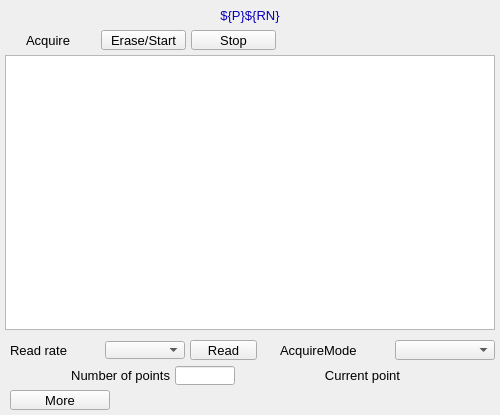
<?xml version="1.0" ?>
<ui version="4.0">
  <class>Dialog</class>
  <widget class="QWidget" name="screen">
    <property name="geometry">
      <rect>
        <x>370</x>
        <y>223</y>
        <width>500</width>
        <height>415</height>
      </rect>
    </property>
    <property name="styleSheet">
      <string notr="true">QWidget#screen {
  color: rgb(0, 0, 0);
  background-color: rgb(187, 187, 187);
  }</string>
    </property>
    <property name="windowTitle">
      <string>NDStatsTimeSeriesPlot</string>
    </property>
    <widget class="PyDMWaveformPlot" name="cartesian_plot">
      <property name="geometry">
        <rect>
          <x>5</x>
          <y>55</y>
          <width>490</width>
          <height>275</height>
        </rect>
      </property>
      <property name="toolTip">
        <string>cartesian_plot</string>
      </property>
      <property name="title" stdset="0">
        <string>$(P)$(RN) Time Series</string>
      </property>
      <property name="xLabels">
        <stringlist>
          <string>Time {s}</string>
        </stringlist>
      </property>
      <property name="yLabels">
        <stringlist>
          <string>${P}${RN}</string>
        </stringlist>
      </property>
      <property name="curves" stdset="0">
        <stringlist>
          <string>{&quot;name&quot;: &quot;curve 1&quot;, &quot;x_channel&quot;: &quot;ca://${prefix}TSTimeAxis&quot;, &quot;y_channel&quot;: &quot;ca://${P}${RN}&quot;, &quot;color&quot;: &quot;#4b6ec7&quot;, &quot;lineStyle&quot;: 1, &quot;lineWidth&quot;: 1, &quot;symbolSize&quot;: 10, &quot;redraw_mode&quot;: 2, &quot;block_size&quot;: 1200}</string>
        </stringlist>
      </property>
      <property name="axisColor" stdset="0">
        <color>
          <red>0</red>
          <green>0</green>
          <blue>0</blue>
        </color>
      </property>
      <property name="backgroundColor" stdset="0">
        <color>
          <red>218</red>
          <green>218</green>
          <blue>218</blue>
        </color>
      </property>
    </widget>
    <widget class="PyDMFrame" name="composite">
      <property name="geometry">
        <rect>
          <x>0</x>
          <y>5</y>
          <width>500</width>
          <height>45</height>
        </rect>
      </property>
      <widget class="QLabel" name="text">
        <property name="geometry">
          <rect>
            <x>0</x>
            <y>0</y>
            <width>500</width>
            <height>20</height>
          </rect>
        </property>
        <property name="text">
          <string>${P}${RN}</string>
        </property>
        <property name="font" stdset="0">
          <font>
            <pointsize>10</pointsize>
          </font>
        </property>
        <property name="brush" stdset="0">
          <brush brushstyle="SolidPattern">
            <color alpha="255">
              <red>10</red>
              <green>0</green>
              <blue>184</blue>
            </color>
          </brush>
        </property>
        <property name="toolTip">
          <string>text</string>
        </property>
        <property name="alignment">
          <set>Qt::AlignCenter</set>
        </property>
        <property name="styleSheet">
          <string notr="true">QLabel#text {
  color: rgb(10, 0, 184);
  }</string>
        </property>
      </widget>
      <widget class="PyDMLabel" name="text_update">
        <property name="geometry">
          <rect>
            <x>282</x>
            <y>26</y>
            <width>100</width>
            <height>18</height>
          </rect>
        </property>
        <property name="toolTip">
          <string>PV: ${prefix}TSAcquiring</string>
        </property>
        <property name="channel" stdset="0">
          <string>ca://${prefix}TSAcquiring</string>
        </property>
        <property name="displayFormat" stdset="0">
          <enum>PyDMLabel::String</enum>
        </property>
        <property name="font" stdset="0">
          <font>
            <pointsize>10</pointsize>
          </font>
        </property>
        <property name="alignment">
          <set>Qt::AlignLeading|Qt::AlignLeft|Qt::AlignVCenter</set>
        </property>
        <property name="textInteractionFlags">
          <set>Qt::TextSelectableByKeyboard|Qt::TextSelectableByMouse</set>
        </property>
        <property name="styleSheet">
          <string notr="true">PyDMLabel#text_update {
  color: rgb(10, 0, 184);
  background-color: rgb(70, 70, 70);
  }</string>
        </property>
      </widget>
      <widget class="PyDMPushButton" name="message_button">
        <property name="geometry">
          <rect>
            <x>191</x>
            <y>25</y>
            <width>85</width>
            <height>20</height>
          </rect>
        </property>
        <property name="text">
          <string>Stop</string>
        </property>
        <property name="font" stdset="0">
          <font>
            <pointsize>10</pointsize>
          </font>
        </property>
        <property name="toolTip">
          <string>${prefix}TSAcquire</string>
        </property>
        <property name="channel" stdset="0">
          <string>ca://${prefix}TSAcquire</string>
        </property>
        <property name="pressValue" stdset="0">
          <string>0</string>
        </property>
        <property name="styleSheet">
          <string notr="true">PyDMPushButton#message_button {
  color: rgb(0, 0, 0);
  background-color: rgb(115, 223, 255);
  }</string>
        </property>
      </widget>
      <widget class="PyDMPushButton" name="message_button_1">
        <property name="geometry">
          <rect>
            <x>101</x>
            <y>25</y>
            <width>85</width>
            <height>20</height>
          </rect>
        </property>
        <property name="text">
          <string>Erase/Start</string>
        </property>
        <property name="font" stdset="0">
          <font>
            <pointsize>10</pointsize>
          </font>
        </property>
        <property name="toolTip">
          <string>${prefix}TSAcquire</string>
        </property>
        <property name="channel" stdset="0">
          <string>ca://${prefix}TSAcquire</string>
        </property>
        <property name="pressValue" stdset="0">
          <string>1</string>
        </property>
        <property name="styleSheet">
          <string notr="true">PyDMPushButton#message_button_1 {
  color: rgb(0, 0, 0);
  background-color: rgb(115, 223, 255);
  }</string>
        </property>
      </widget>
      <widget class="QLabel" name="text_1">
        <property name="geometry">
          <rect>
            <x>26</x>
            <y>25</y>
            <width>70</width>
            <height>20</height>
          </rect>
        </property>
        <property name="text">
          <string>Acquire</string>
        </property>
        <property name="font" stdset="0">
          <font>
            <pointsize>10</pointsize>
          </font>
        </property>
        <property name="brush" stdset="0">
          <brush brushstyle="SolidPattern">
            <color alpha="255">
              <red>0</red>
              <green>0</green>
              <blue>0</blue>
            </color>
          </brush>
        </property>
        <property name="toolTip">
          <string>text_1</string>
        </property>
        <property name="alignment">
          <set>Qt::AlignLeading|Qt::AlignLeft|Qt::AlignVCenter</set>
        </property>
        <property name="styleSheet">
          <string notr="true">QLabel#text_1 {
  color: rgb(0, 0, 0);
  }</string>
        </property>
      </widget>
    </widget>
    <widget class="PyDMEnumComboBox" name="menu">
      <property name="geometry">
        <rect>
          <x>395</x>
          <y>340</y>
          <width>100</width>
          <height>20</height>
        </rect>
      </property>
      <property name="toolTip">
        <string>${prefix}TSAcquireMode</string>
      </property>
      <property name="channel" stdset="0">
        <string>ca://${prefix}TSAcquireMode</string>
      </property>
      <property name="font" stdset="0">
        <font>
          <pointsize>10</pointsize>
        </font>
      </property>
      <property name="styleSheet">
        <string notr="true">PyDMEnumComboBox#menu {
  color: rgb(0, 0, 0);
  background-color: rgb(115, 223, 255);
  }</string>
      </property>
    </widget>
    <widget class="QLabel" name="text_2">
      <property name="geometry">
        <rect>
          <x>280</x>
          <y>340</y>
          <width>110</width>
          <height>20</height>
        </rect>
      </property>
      <property name="text">
        <string>AcquireMode</string>
      </property>
      <property name="font" stdset="0">
        <font>
          <pointsize>10</pointsize>
        </font>
      </property>
      <property name="brush" stdset="0">
        <brush brushstyle="SolidPattern">
          <color alpha="255">
            <red>0</red>
            <green>0</green>
            <blue>0</blue>
          </color>
        </brush>
      </property>
      <property name="toolTip">
        <string>text_2</string>
      </property>
      <property name="alignment">
        <set>Qt::AlignLeading|Qt::AlignLeft|Qt::AlignVCenter</set>
      </property>
      <property name="styleSheet">
        <string notr="true">QLabel#text_2 {
  color: rgb(0, 0, 0);
  }</string>
      </property>
    </widget>
    <widget class="PyDMPushButton" name="message_button_2">
      <property name="geometry">
        <rect>
          <x>190</x>
          <y>340</y>
          <width>67</width>
          <height>20</height>
        </rect>
      </property>
      <property name="text">
        <string>Read</string>
      </property>
      <property name="font" stdset="0">
        <font>
          <pointsize>10</pointsize>
        </font>
      </property>
      <property name="toolTip">
        <string>${prefix}TSRead</string>
      </property>
      <property name="channel" stdset="0">
        <string>ca://${prefix}TSRead</string>
      </property>
      <property name="pressValue" stdset="0">
        <string>1</string>
      </property>
      <property name="styleSheet">
        <string notr="true">PyDMPushButton#message_button_2 {
  color: rgb(0, 0, 0);
  background-color: rgb(115, 223, 255);
  }</string>
      </property>
    </widget>
    <widget class="PyDMEnumComboBox" name="menu_1">
      <property name="geometry">
        <rect>
          <x>105</x>
          <y>341</y>
          <width>80</width>
          <height>18</height>
        </rect>
      </property>
      <property name="toolTip">
        <string>${prefix}TSRead.SCAN</string>
      </property>
      <property name="channel" stdset="0">
        <string>ca://${prefix}TSRead.SCAN</string>
      </property>
      <property name="font" stdset="0">
        <font>
          <pointsize>10</pointsize>
        </font>
      </property>
      <property name="styleSheet">
        <string notr="true">PyDMEnumComboBox#menu_1 {
  color: rgb(0, 0, 0);
  background-color: rgb(115, 223, 255);
  }</string>
      </property>
    </widget>
    <widget class="QLabel" name="text_3">
      <property name="geometry">
        <rect>
          <x>10</x>
          <y>340</y>
          <width>90</width>
          <height>20</height>
        </rect>
      </property>
      <property name="text">
        <string>Read rate</string>
      </property>
      <property name="font" stdset="0">
        <font>
          <pointsize>10</pointsize>
        </font>
      </property>
      <property name="brush" stdset="0">
        <brush brushstyle="SolidPattern">
          <color alpha="255">
            <red>0</red>
            <green>0</green>
            <blue>0</blue>
          </color>
        </brush>
      </property>
      <property name="toolTip">
        <string>text_3</string>
      </property>
      <property name="alignment">
        <set>Qt::AlignLeading|Qt::AlignLeft|Qt::AlignVCenter</set>
      </property>
      <property name="styleSheet">
        <string notr="true">QLabel#text_3 {
  color: rgb(0, 0, 0);
  }</string>
      </property>
    </widget>
    <widget class="QLabel" name="text_4">
      <property name="geometry">
        <rect>
          <x>10</x>
          <y>365</y>
          <width>160</width>
          <height>20</height>
        </rect>
      </property>
      <property name="text">
        <string>Number of points</string>
      </property>
      <property name="font" stdset="0">
        <font>
          <pointsize>10</pointsize>
        </font>
      </property>
      <property name="brush" stdset="0">
        <brush brushstyle="SolidPattern">
          <color alpha="255">
            <red>0</red>
            <green>0</green>
            <blue>0</blue>
          </color>
        </brush>
      </property>
      <property name="toolTip">
        <string>text_4</string>
      </property>
      <property name="alignment">
        <set>Qt::AlignRight|Qt::AlignTrailing|Qt::AlignVCenter</set>
      </property>
      <property name="styleSheet">
        <string notr="true">QLabel#text_4 {
  color: rgb(0, 0, 0);
  }</string>
      </property>
    </widget>
    <widget class="PyDMLineEdit" name="text_entry">
      <property name="geometry">
        <rect>
          <x>175</x>
          <y>366</y>
          <width>60</width>
          <height>19</height>
        </rect>
      </property>
      <property name="channel" stdset="0">
        <string>ca://${prefix}TSNumPoints</string>
      </property>
      <property name="toolTip">
        <string>${prefix}TSNumPoints</string>
      </property>
      <property name="font" stdset="0">
        <font>
          <pointsize>10</pointsize>
        </font>
      </property>
      <property name="styleSheet">
        <string notr="true">PyDMLineEdit#text_entry {
  color: rgb(0, 0, 0);
  background-color: rgb(115, 223, 255);
  border: 1px solid black;
  margin: 0px;
  padding: 0px;
  spacing: 0px;
  }</string>
      </property>
    </widget>
    <widget class="QLabel" name="text_5">
      <property name="geometry">
        <rect>
          <x>270</x>
          <y>365</y>
          <width>130</width>
          <height>20</height>
        </rect>
      </property>
      <property name="text">
        <string>Current point</string>
      </property>
      <property name="font" stdset="0">
        <font>
          <pointsize>10</pointsize>
        </font>
      </property>
      <property name="brush" stdset="0">
        <brush brushstyle="SolidPattern">
          <color alpha="255">
            <red>0</red>
            <green>0</green>
            <blue>0</blue>
          </color>
        </brush>
      </property>
      <property name="toolTip">
        <string>text_5</string>
      </property>
      <property name="alignment">
        <set>Qt::AlignRight|Qt::AlignTrailing|Qt::AlignVCenter</set>
      </property>
      <property name="styleSheet">
        <string notr="true">QLabel#text_5 {
  color: rgb(0, 0, 0);
  }</string>
      </property>
    </widget>
    <widget class="PyDMLabel" name="text_update_1">
      <property name="geometry">
        <rect>
          <x>405</x>
          <y>366</y>
          <width>90</width>
          <height>18</height>
        </rect>
      </property>
      <property name="toolTip">
        <string>PV: ${prefix}TSCurrentPoint</string>
      </property>
      <property name="channel" stdset="0">
        <string>ca://${prefix}TSCurrentPoint</string>
      </property>
      <property name="font" stdset="0">
        <font>
          <pointsize>10</pointsize>
        </font>
      </property>
      <property name="alignment">
        <set>Qt::AlignLeading|Qt::AlignLeft|Qt::AlignVCenter</set>
      </property>
      <property name="textInteractionFlags">
        <set>Qt::TextSelectableByKeyboard|Qt::TextSelectableByMouse</set>
      </property>
      <property name="styleSheet">
        <string notr="true">PyDMLabel#text_update_1 {
  color: rgb(10, 0, 184);
  background-color: rgb(187, 187, 187);
  }</string>
      </property>
    </widget>
    <widget class="PyDMRelatedDisplayButton" name="related_display">
      <property name="geometry">
        <rect>
          <x>10</x>
          <y>390</y>
          <width>100</width>
          <height>20</height>
        </rect>
      </property>
      <property name="toolTip">
        <string>More</string>
      </property>
      <property name="text">
        <string>More</string>
      </property>
      <property name="showIcon" stdset="0">
        <bool>true</bool>
      </property>
      <property name="font" stdset="0">
        <font>
          <pointsize>10</pointsize>
        </font>
      </property>
      <property name="styleSheet">
        <string notr="true">PyDMRelatedDisplayButton#related_display {
  color: rgb(0, 0, 0);
  background-color: rgb(115, 223, 255);
  }</string>
      </property>
      <property name="titles" stdset="0">
        <stringlist>
          <string>Time series plugin</string>
        </stringlist>
      </property>
      <property name="filenames" stdset="0">
        <stringlist>
          <string>TimeSeriesPlugin_V39.ui</string>
        </stringlist>
      </property>
      <property name="macros" stdset="0">
        <stringlist>
          <string>P=${P},R=${R}</string>
        </stringlist>
      </property>
      <property name="openInNewWindow" stdset="0">
        <bool>true</bool>
      </property>
    </widget>
  </widget>
  <customwidgets>
    <customwidget>
      <class>PyDMWaveformPlot</class>
      <extends>QGraphicsView</extends>
      <header>pydm.widgets.waveformplot</header>
    </customwidget>
    <customwidget>
      <class>PyDMFrame</class>
      <extends>QFrame</extends>
      <header>pydm.widgets.frame</header>
    </customwidget>
    <customwidget>
      <class>PyDMLabel</class>
      <extends>QLabel</extends>
      <header>pydm.widgets.label</header>
    </customwidget>
    <customwidget>
      <class>PyDMPushButton</class>
      <extends>QPushButton</extends>
      <header>pydm.widgets.pushbutton</header>
    </customwidget>
    <customwidget>
      <class>PyDMEnumComboBox</class>
      <extends>QComboBox</extends>
      <header>pydm.widgets.enum_combo_box</header>
    </customwidget>
    <customwidget>
      <class>PyDMLineEdit</class>
      <extends>QLineEdit</extends>
      <header>pydm.widgets.line_edit</header>
    </customwidget>
    <customwidget>
      <class>PyDMRelatedDisplayButton</class>
      <extends>QPushButton</extends>
      <header>pydm.widgets.related_display_button</header>
    </customwidget>
  </customwidgets>
</ui>
